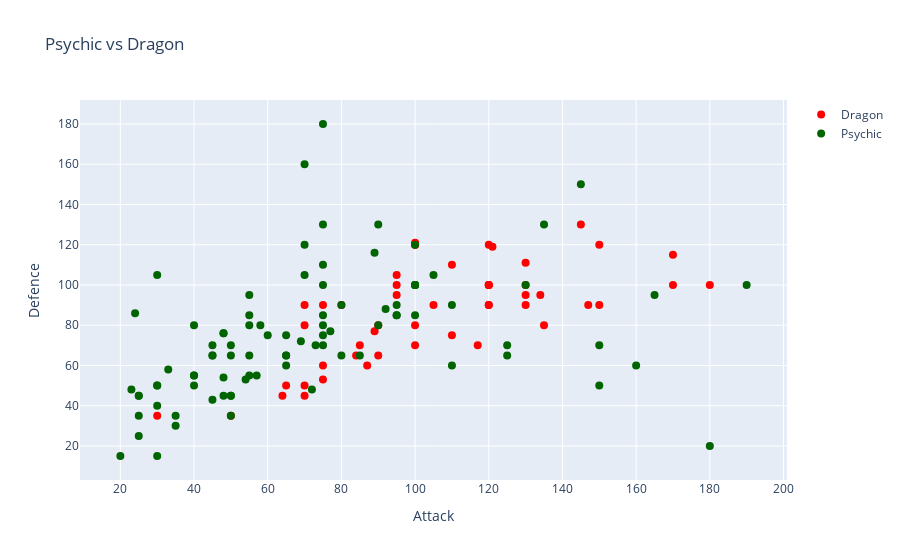

Notebook cell for this chart:
### Code cell
dragon = df[(df["TYPE 1"] == "Dragon") | (df["TYPE 2"] == "Dragon")] 
psychic = df[(df["TYPE 1"] == "Psychic") | (df["TYPE 2"] == "Psychic")] 
layout = go.Layout(title="Psychic vs Dragon",
                   yaxis=dict(title="Defence"),xaxis=dict(title="Attack"))
trace0 = go.Scatter(x=dragon.ATTACK, y=dragon.DEFENSE, mode="markers",
    name="Dragon",marker = dict(color="rgb(255,0,0)", size=8), text=dragon.index)
trace1 = go.Scatter(x=psychic.ATTACK, y=psychic.DEFENSE, mode="markers",
    name="Psychic",marker = dict(color="rgb(0,100,0)", size=8), text=psychic.index)
fig = go.Figure(data=[trace0, trace1], layout=layout)
py.offline.iplot(fig)

### Figure 1 — Plotly figure (JSON) as saved in the notebook; plotly's stock layout.template omitted (floating-point values rounded to 4 significant figures)
{"data": [{"marker": {"color": "rgb(255,0,0)", "size": 8}, "mode": "markers", "name": "Dragon", "text": ["Mega Charizard X", "Dratini", "Dragonair", "Dragonite", "Mega Ampharos", "Kingdra", "Mega Sceptile", "Vibrava", "Flygon", "Altaria", "Mega Altaria", "Bagon", "Shelgon", "Salamence", "Mega Salamence", "Latias", "Mega Latias", "Latios", "Mega Latios", "Rayquaza", "Mega Rayquaza", "Gible", "Gabite", "Garchomp", "Mega Garchomp", "Dialga", "Palkia", "GiratinaAltered Forme", "GiratinaOrigin Forme", "Axew", "Fraxure", "Haxorus", "Druddigon", "Deino", "Zweilous", "Hydreigon", "Reshiram", "Zekrom", "Kyurem", "KyuremBlack Kyurem", "KyuremWhite Kyurem", "Dragalge", "Tyrunt", "Tyrantrum", "Goomy", "Sliggoo", "Goodra", "Noibat", "Noivern", "Zygarde50% Forme"], "type": "scatter", "x": [130, 64, 84, 134, 95, 95, 110, 70, 100, 70, 110, 75, 95, 135, 145, 80, 100, 90, 130, 150, 180, 70, 90, 130, 170, 120, 120, 100, 120, 87, 117, 147, 120, 65, 85, 105, 120, 150, 130, 170, 120, 75, 89, 121, 50, 75, 100, 30, 70, 100], "y": [111, 45, 65, 95, 105, 95, 75, 50, 80, 90, 110, 60, 100, 80, 130, 90, 120, 80, 100, 90, 100, 45, 65, 95, 115, 120, 100, 120, 100, 60, 70, 90, 90, 50, 70, 90, 100, 120, 90, 100, 90, 90, 77, 119, 35, 53, 70, 35, 80, 121]}, {"marker": {"color": "rgb(0,100,0)", "size": 8}, "mode": "markers", "name": "Psychic", "text": ["Abra", "Kadabra", "Alakazam", "Mega Alakazam", "Slowpoke", "Slowbro", "Mega Slowbro", "Drowzee", "Hypno", "Exeggcute", "Exeggutor", "Starmie", "Mr. Mime", "Jynx", "Mewtwo", "Mega Mewtwo X", "Mega Mewtwo Y", "Mew", "Natu", "Xatu", "Espeon", "Slowking", "Unown", "Wobbuffet", "Girafarig", "Smoochum", "Lugia", "Celebi", "Ralts", "Kirlia", "Gardevoir", "Mega Gardevoir", "Meditite", "Medicham", "Mega Medicham", "Spoink", "Grumpig", "Lunatone", "Solrock", "Baltoy", "Claydol", "Chimecho", "Wynaut", "Beldum", "Metang", "Metagross", "Mega Metagross", "Latias", "Mega Latias", "Latios", "Mega Latios", "Jirachi", "DeoxysNormal Forme", "DeoxysAttack Forme", "DeoxysDefense Forme", "DeoxysSpeed Forme", "Chingling", "Bronzor", "Bronzong", "Mime Jr.", "Gallade", "Mega Gallade", "Uxie", "Mesprit", "Azelf", "Cresselia", "Victini", "Munna", "Musharna", "Woobat", "Swoobat", "DarmanitanZen Mode", "Sigilyph", "Gothita", "Gothorita", "Gothitelle", "Solosis", "Duosion", "Reuniclus", "Elgyem", "Beheeyem", "MeloettaAria Forme", "Delphox", "Espurr", "MeowsticMale", "MeowsticFemale", "Inkay", "Malamar", "HoopaHoopa Confined", "HoopaHoopa Unbound"], "type": "scatter", "x": [20, 35, 50, 50, 65, 75, 75, 48, 73, 40, 95, 75, 45, 50, 110, 190, 150, 100, 50, 75, 65, 75, 72, 33, 80, 30, 90, 100, 25, 35, 65, 85, 40, 60, 100, 25, 45, 55, 95, 40, 70, 50, 23, 55, 75, 135, 145, 80, 100, 90, 130, 100, 150, 180, 70, 95, 30, 24, 89, 25, 125, 165, 75, 105, 125, 70, 100, 25, 55, 45, 57, 30, 58, 30, 45, 55, 30, 40, 65, 55, 75, 77, 69, 48, 48, 48, 54, 92, 110, 160], "y": [15, 30, 45, 65, 65, 110, 180, 45, 70, 80, 85, 85, 65, 35, 90, 100, 70, 100, 45, 70, 60, 80, 48, 58, 65, 15, 130, 100, 25, 35, 65, 65, 55, 75, 85, 35, 65, 65, 85, 55, 105, 70, 48, 80, 100, 130, 150, 90, 120, 80, 100, 100, 50, 20, 160, 90, 50, 86, 116, 45, 65, 95, 130, 105, 70, 120, 100, 45, 85, 43, 55, 105, 80, 50, 70, 95, 40, 50, 75, 55, 75, 77, 72, 54, 76, 76, 53, 88, 60, 60]}], "layout": {"title": {"text": "Psychic vs Dragon"}, "xaxis": {"title": {"text": "Attack"}}, "yaxis": {"title": {"text": "Defence"}}}}
